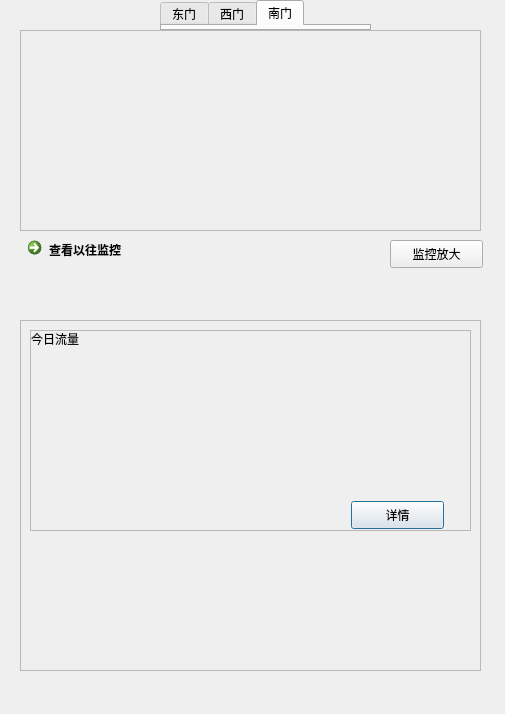
<?xml version="1.0" encoding="UTF-8"?>
<ui version="4.0">
 <class>Dialog</class>
 <widget class="QDialog" name="Dialog">
  <property name="geometry">
   <rect>
    <x>0</x>
    <y>0</y>
    <width>505</width>
    <height>714</height>
   </rect>
  </property>
  <property name="windowTitle">
   <string>Dialog</string>
  </property>
  <widget class="QTabWidget" name="tabWidget">
   <property name="geometry">
    <rect>
     <x>160</x>
     <y>0</y>
     <width>211</width>
     <height>31</height>
    </rect>
   </property>
   <property name="sizePolicy">
    <sizepolicy hsizetype="Preferred" vsizetype="Expanding">
     <horstretch>0</horstretch>
     <verstretch>0</verstretch>
    </sizepolicy>
   </property>
   <property name="minimumSize">
    <size>
     <width>3</width>
     <height>0</height>
    </size>
   </property>
   <property name="baseSize">
    <size>
     <width>2</width>
     <height>0</height>
    </size>
   </property>
   <property name="tabShape">
    <enum>QTabWidget::Rounded</enum>
   </property>
   <property name="currentIndex">
    <number>2</number>
   </property>
   <property name="iconSize">
    <size>
     <width>127</width>
     <height>20</height>
    </size>
   </property>
   <property name="tabBarAutoHide">
    <bool>false</bool>
   </property>
   <widget class="QWidget" name="tab">
    <property name="font">
     <font>
      <pointsize>11</pointsize>
     </font>
    </property>
    <attribute name="title">
     <string>东门</string>
    </attribute>
   </widget>
   <widget class="QWidget" name="tab_5">
    <attribute name="title">
     <string>西门</string>
    </attribute>
   </widget>
   <widget class="QWidget" name="tab_2">
    <attribute name="title">
     <string>南门</string>
    </attribute>
   </widget>
  </widget>
  <widget class="QFrame" name="frame">
   <property name="geometry">
    <rect>
     <x>20</x>
     <y>30</y>
     <width>461</width>
     <height>201</height>
    </rect>
   </property>
   <property name="frameShape">
    <enum>QFrame::StyledPanel</enum>
   </property>
   <property name="frameShadow">
    <enum>QFrame::Raised</enum>
   </property>
   <widget class="QLabel" name="label">
    <property name="geometry">
     <rect>
      <x>30</x>
      <y>20</y>
      <width>401</width>
      <height>151</height>
     </rect>
    </property>
    <property name="text">
     <string/>
    </property>
   </widget>
  </widget>
  <widget class="QFrame" name="frame_2">
   <property name="geometry">
    <rect>
     <x>20</x>
     <y>320</y>
     <width>461</width>
     <height>351</height>
    </rect>
   </property>
   <property name="frameShape">
    <enum>QFrame::StyledPanel</enum>
   </property>
   <property name="frameShadow">
    <enum>QFrame::Raised</enum>
   </property>
   <widget class="QScrollArea" name="scrollArea">
    <property name="geometry">
     <rect>
      <x>10</x>
      <y>10</y>
      <width>441</width>
      <height>201</height>
     </rect>
    </property>
    <property name="widgetResizable">
     <bool>true</bool>
    </property>
    <widget class="QWidget" name="scrollAreaWidgetContents">
     <property name="geometry">
      <rect>
       <x>0</x>
       <y>0</y>
       <width>439</width>
       <height>199</height>
      </rect>
     </property>
     <widget class="QLabel" name="label_2">
      <property name="geometry">
       <rect>
        <x>20</x>
        <y>20</y>
        <width>391</width>
        <height>141</height>
       </rect>
      </property>
      <property name="text">
       <string/>
      </property>
     </widget>
     <widget class="QLabel" name="label_3">
      <property name="geometry">
       <rect>
        <x>0</x>
        <y>0</y>
        <width>72</width>
        <height>15</height>
       </rect>
      </property>
      <property name="text">
       <string>今日流量</string>
      </property>
     </widget>
     <widget class="QPushButton" name="pushButton">
      <property name="geometry">
       <rect>
        <x>320</x>
        <y>170</y>
        <width>93</width>
        <height>28</height>
       </rect>
      </property>
      <property name="text">
       <string>详情</string>
      </property>
     </widget>
    </widget>
   </widget>
  </widget>
  <widget class="QPushButton" name="pushButton_2">
   <property name="geometry">
    <rect>
     <x>390</x>
     <y>240</y>
     <width>93</width>
     <height>28</height>
    </rect>
   </property>
   <property name="text">
    <string>监控放大</string>
   </property>
  </widget>
  <widget class="QCommandLinkButton" name="commandLinkButton">
   <property name="geometry">
    <rect>
     <x>20</x>
     <y>230</y>
     <width>222</width>
     <height>48</height>
    </rect>
   </property>
   <property name="text">
    <string>查看以往监控</string>
   </property>
  </widget>
 </widget>
 <resources/>
 <connections/>
</ui>
